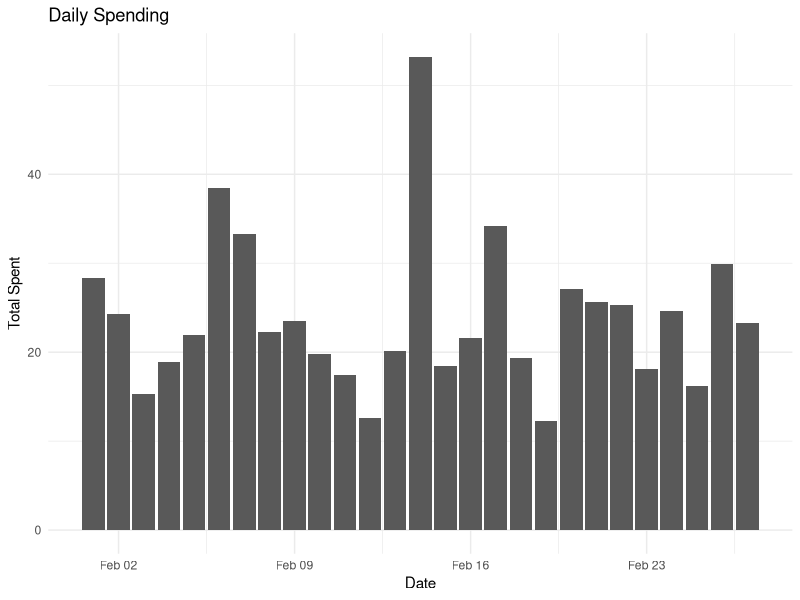
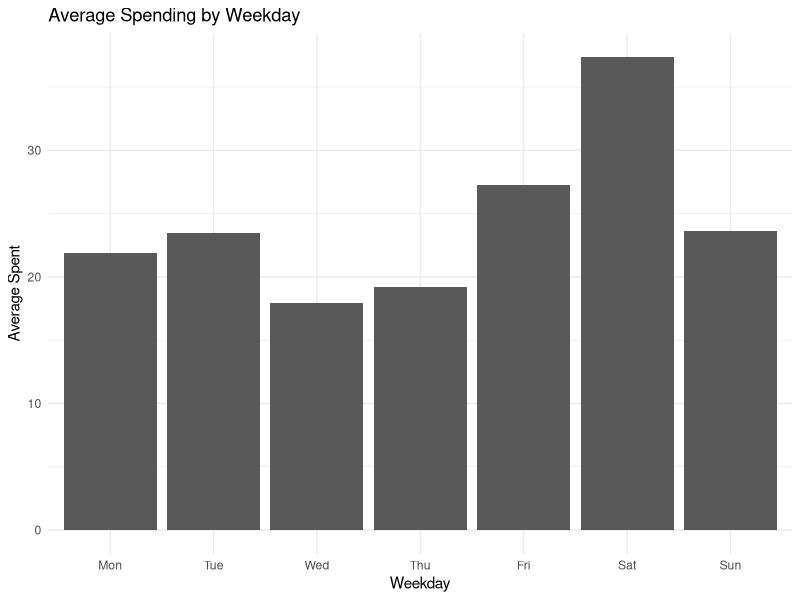

The R script that drew these images, in order:
library(readr)
library(dplyr)
library(lubridate)
library(ggplot2)

# Read CSV
budget <- read_csv("Practice/budget_spreadsheet.csv", col_names = TRUE)

# Name columns
colnames(budget)[1:3] <- c("date", "description", "amount")

# Mutate
budget <- budget %>% mutate(date = dmy(date))

# Spent
spend <- budget %>% filter(amount < 0)

# Daily spend totals
daily_spend <- spend %>% group_by(date) %>% summarise(total_spent = -sum(amount), .groups = "drop")

# Bar chart: spending per day
daily_spend_plot <- ggplot(daily_spend, aes(x = date, y = total_spent)) +
  geom_col() +
  theme_minimal() +
  labs(title = "Daily Spending", x = "Date", y = "Total Spent")

daily_spend_plot

# Average spending by weekday
weekday_avg <- daily_spend %>%
  mutate(weekday = wday(date, label = TRUE, week_start = 1)) %>%
  group_by(weekday) %>%
  summarise(avg_spent = mean(total_spent), .groups = "drop")

weekday_avg

# Optional: weekday averages bar chart
weekday_avg_plot <- ggplot(weekday_avg, aes(x = weekday, y = avg_spent)) +
  geom_col() +
  theme_minimal() +
  labs(title = "Average Spending by Weekday", x = "Weekday", y = "Average Spent")

weekday_avg_plot
